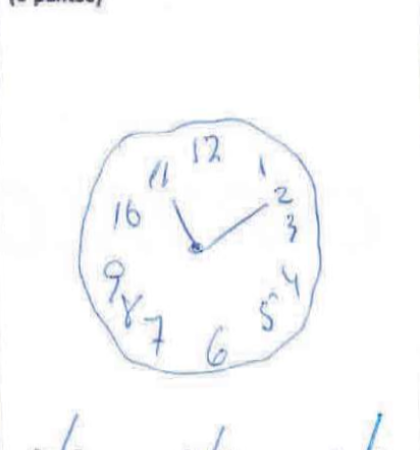
#> input picture PEF-PR24/imagenes_limpias/IC00627P01E20PD00011_2211300001-1 - copia.png, 420 x 450 px; its folder holds 2 pictures in this run
$ python ROI.py --path_to_PNG PEF-PR24/imagenes_limpias --path_to_saved_ROI out --path_to_image_not_processed PEF-PR24/imagenes_limpias
#> lines starting #> are read from the running program, lines starting #| are printed output that depends on the picture; after the words box and inside, x2 and y2 are one past the last pixel; in counts of white or black regions, pixels touching at a corner belong together
import cv2
import argparse
import os
import numpy as np
import shutil

parser = argparse.ArgumentParser()
parser.add_argument('--path_to_PNG', type=str, required=True,
                    help='Path to the directory containing PNG files.')
parser.add_argument('--path_to_saved_ROI', type=str, required=True,
                    help='Path to the directory to save the extracted ROI images.')
parser.add_argument('--path_to_image_not_processed', type = str, required=True,
                    help='Path to the directory to save images not processed')
args = parser.parse_args()

target_aspect_ratio = 4.0 / 3.3
aspect_ratio_tolerance = 0.15

desired_width = 420
desired_height = 450

cv2.namedWindow('Img', cv2.WINDOW_NORMAL)
cv2.namedWindow('ROI', cv2.WINDOW_NORMAL)
cv2.namedWindow('Gray', cv2.WINDOW_NORMAL)
cv2.namedWindow('Thresh', cv2.WINDOW_NORMAL)

folder_exist = os.path.exists(args.path_to_saved_ROI)
if not folder_exist:
    os.makedirs(args.path_to_saved_ROI)
    print("A new directory to save the ROI images has been created!")

folder_exist_2 = os.path.exists(args.path_to_image_not_processed)
if not folder_exist_2:
    os.makedirs(args.path_to_image_not_processed)
    print("A new directory to save the ROI images has been created!")


for file in os.listdir(args.path_to_PNG):
    if file.endswith(".png"):
        file_name, _ = os.path.splitext(file)
        img_path = os.path.join(args.path_to_PNG, file)
        img = cv2.imread(img_path)
#> img is the input picture: shape (450, 420, 3); mean B, G, R 251.9, 251.1, 250.5

        if img.shape[0] < img.shape[1]:
            img = cv2.rotate(img, cv2.ROTATE_90_CLOCKWISE)

        img_gray = cv2.cvtColor(img, cv2.COLOR_BGR2GRAY)

        ret, thresh = cv2.threshold(img_gray, 80, 255, cv2.THRESH_BINARY)
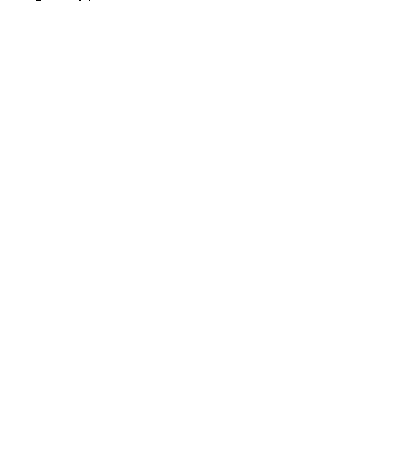
#> thresh: shape (450, 420); 100% white; black in thin lines or dots, all inside (x1, y1, x2, y2) = (36, 0, 90, 1)
        thresh = cv2.bitwise_not(thresh)

        contours, hierarchy = cv2.findContours(thresh, cv2.RETR_TREE, cv2.CHAIN_APPROX_SIMPLE)
#> contours = 3 contours, all with area under 20

        img_height, img_width = img.shape[:2]
#> img_height = 450; img_width = 420

        superior_right_quadrant = (img_width // 2, 0, img_width, img_height // 2)
#> superior_right_quadrant = (210, 0, 420, 225)
        left_lower_quadrant = (0, img_height // 2, img_width // 2, img_height)
#> left_lower_quadrant = (0, 225, 210, 450)

        detected_contours = []

        for contour in contours:
            area = cv2.contourArea(contour)
            perimeter = cv2.arcLength(contour, True)

            x, y, w, h = cv2.boundingRect(contour)

            in_superior_right = (
                x >= superior_right_quadrant[0] and
                x + w <= superior_right_quadrant[2] and
                y >= superior_right_quadrant[1] and
                y + h <= superior_right_quadrant[3]
            )

            in_left_lower = (
                x >= left_lower_quadrant[0] and
                x + w <= left_lower_quadrant[2] and
                y >= left_lower_quadrant[1] and
                y + h <= left_lower_quadrant[3]
            )

            if in_superior_right or in_left_lower:
                if area > 220000 and perimeter < 3500:
                    rect = cv2.minAreaRect(contour)
                    box = cv2.boxPoints(rect)
                    box = np.int0(box)

                    x, y, w, h = cv2.boundingRect(box)
                    aspect_ratio = float(w) / h if w > h else float(h) / w

                    if abs(aspect_ratio - target_aspect_ratio) < aspect_ratio_tolerance:
                        detected_contours.append((contour, area, box))
#> this loop made 3 passes
#> (contour, perimeter) on passes 1 to 3: ([[89, 0]], 0), ([[79, 0], [80, 0]], 2), ([[36, 0], [40, 0]], 8)
#> after the loop, detected_contours = []

        if detected_contours:
            smallest_contour = min(detected_contours, key=lambda c: c[1])
            selected_box = smallest_contour[2]

            x, y, w, h = cv2.boundingRect(selected_box)
            center, angle = cv2.minAreaRect(smallest_contour[0])[0], cv2.minAreaRect(smallest_contour[0])[2]

            if angle > 10:
                angle = angle + 270

            rot_matrix = cv2.getRotationMatrix2D(center, angle, 1)
            rotated_image = cv2.warpAffine(img, rot_matrix, (img.shape[1], img.shape[0]))

            roi = rotated_image[y + 75:y + h - 65, x + 15:x + w - 15]

            resized_roi = cv2.resize(roi, (desired_width, desired_height))

            cv2.drawContours(img, [selected_box], 0, (0, 255, 0), 2)

            cv2.imshow('Img', img)
            cv2.imshow('ROI', resized_roi)
            cv2.imshow('Thresh', thresh)
            cv2.imshow('Gray', img_gray)

            save_path = os.path.join(args.path_to_saved_ROI, f"{file_name}.png")
            cv2.imwrite(save_path, resized_roi)

            cv2.waitKey(0)
        else:
            print(f"No matching rectangle found for {file}.")
            new_file_path = os.path.join(args.path_to_image_not_processed, file_name + '.png')
            shutil.copy2(img_path, new_file_path)


        detected_contours = []
#> pass 2 of the loop `for file in os.listdir(args.path_to_PNG):`:
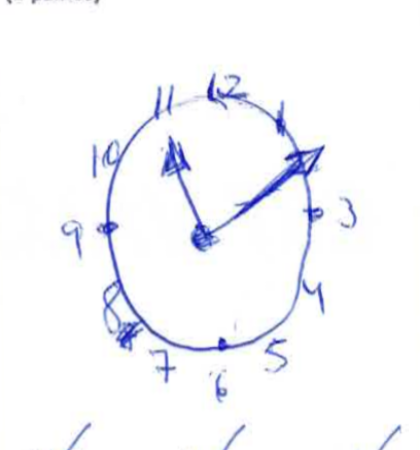
#> input picture PEF-PR24/imagenes_limpias/IC01761P01E20PD00011_2302130001-1 - copia.png, 420 x 450 px
#> img is the input picture: shape (450, 420, 3); mean B, G, R 250.9, 247.2, 246.5
#> `img_gray = cv2.cvtColor(img, cv2.COLOR_BGR2GRAY)`:
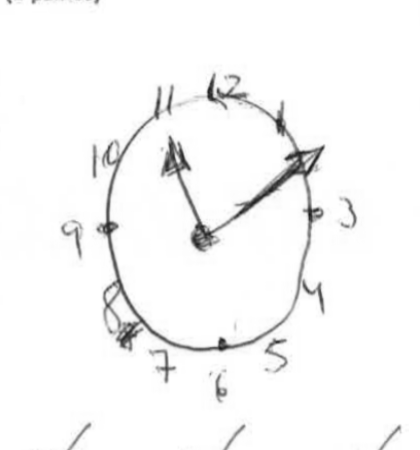
#> img_gray: shape (450, 420); min 24, max 255, mean 247.4
#> `ret, thresh = cv2.threshold(img_gray, 80, 255, cv2.THRESH_BINARY)`:
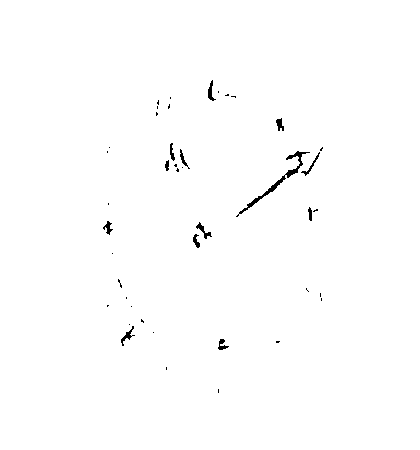
#> thresh: shape (450, 420); 99.4% white; 43 black regions (30 under 20 px), largest, box (x1, y1, x2, y2) and area: (236, 151, 310, 217) 376, (196, 222, 212, 239) 79, (121, 326, 135, 346) 76
#> contours = 43 contours, 30 with area under 20; largest, box (x1, y1, x2, y2) and area: (236, 151, 310, 217) 266, (196, 222, 212, 239) 54, (208, 80, 216, 101) 49, (121, 326, 135, 346) 48, (276, 118, 284, 131) 44
#> the loop `for contour in contours:` made 43 passes
#> (area, perimeter, in_superior_right, in_left_lower) on passes 4, 6, 17, 18, 19, 21, 26, 27: (38.5, 44.38, False, False), (48, 64.77, False, True), (36.5, 36.38, False, True), (54.5, 55.7, False, False), (41.5, 44.87, False, False), (25.5, 29.07, True, False), (21, 24.49, False, False), (38, 66.43, True, False)

cv2.destroyAllWindows()
